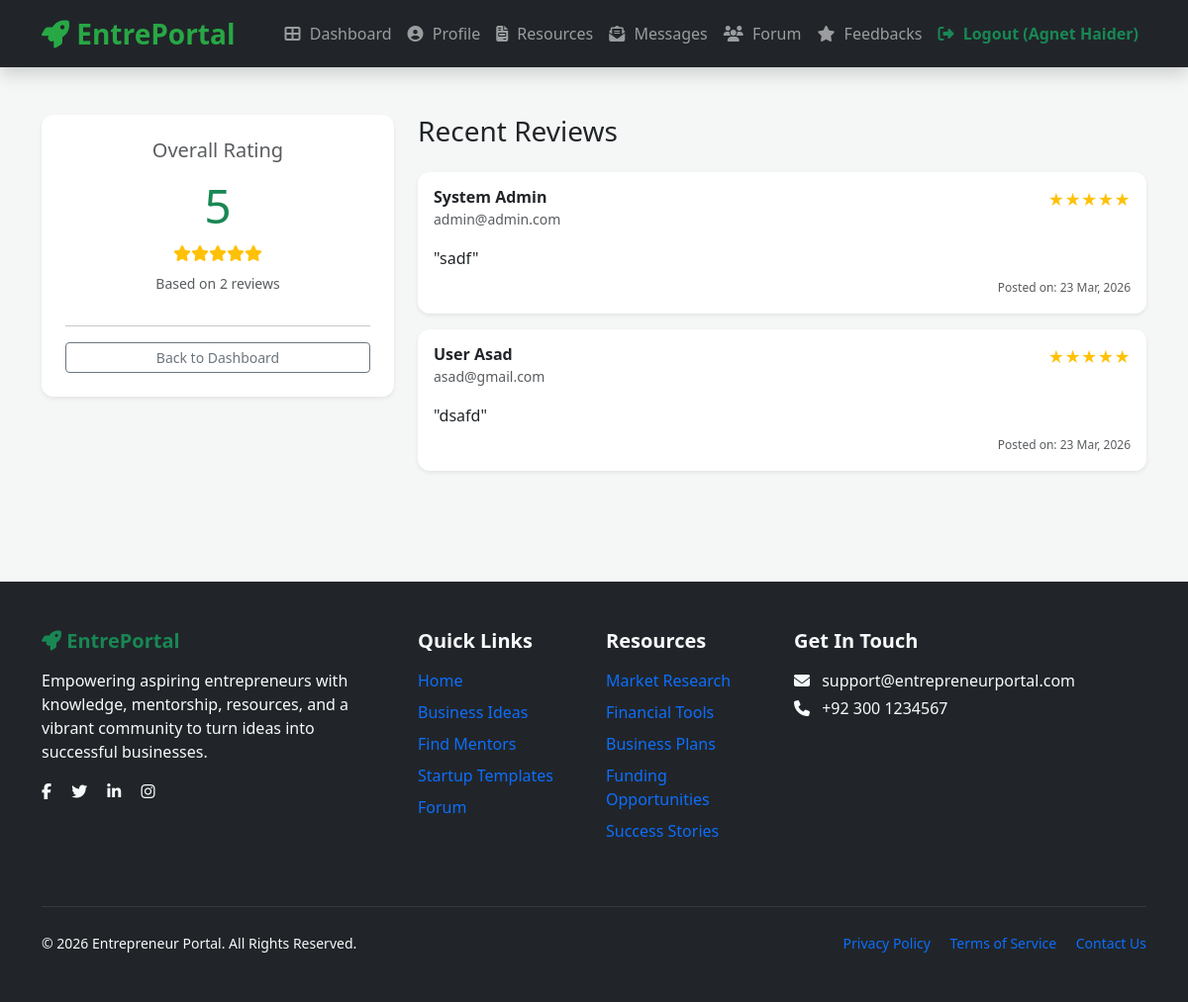
The app's page /agent/agent-feedback.php (signed in) with its own data.
### tables this page shows
CREATE TABLE `feedback` (
  `id` int(11) NOT NULL,
  `user_id` int(11) DEFAULT NULL,
  `agent_id` int(11) DEFAULT NULL,
  `message` text DEFAULT NULL,
  `rating` int(11) DEFAULT NULL,
  `created_at` timestamp NOT NULL DEFAULT current_timestamp()
);

CREATE TABLE `users` (
  `id` int(11) NOT NULL,
  `full_name` varchar(100) NOT NULL,
  `email` varchar(100) NOT NULL,
  `password` varchar(255) NOT NULL,
  `phone` varchar(20) DEFAULT NULL,
  `bio` text DEFAULT NULL,
  `location` varchar(100) DEFAULT NULL,
  `role` enum('user','agent','admin') NOT NULL DEFAULT 'user',
  `status` enum('pending','approved','rejected') NOT NULL DEFAULT 'pending',
  `created_at` timestamp NOT NULL DEFAULT current_timestamp()
);

### agent/agent-feedback.php (the view, shortened to what this page needs)
<?php
include 'config.php';
$agent_user_id = $_SESSION['user_id'];
$stats_query = mysqli_query($conn, "SELECT id FROM agents WHERE user_id = $agent_user_id");
$agent_data = mysqli_fetch_assoc($stats_query);
$agent_id = $agent_data['id'];
$avg_query = mysqli_query($conn, "SELECT AVG(rating) as average, COUNT(id) as total FROM feedback WHERE agent_id = $agent_id");
$stats = mysqli_fetch_assoc($avg_query);
$avg_rating = round($stats['average'], 1);
$total_reviews = $stats['total'];
$feedback_sql = "SELECT f.*, u.full_name, u.email
                 FROM feedback f
                 JOIN users u ON f.user_id = u.id
                 WHERE f.agent_id = $agent_id
                 ORDER BY f.created_at DESC";
$feedback_result = mysqli_query($conn, $feedback_sql);
?>
<!DOCTYPE html>
<html lang="en">
<head>
    <link href="https://cdn.jsdelivr.net/npm/bootstrap@5.3.3/dist/css/bootstrap.min.css" rel="stylesheet">
    <link href="https://cdnjs.cloudflare.com/ajax/libs/font-awesome/6.5.1/css/all.min.css" rel="stylesheet">
</head>
<body>
<?php include 'navbar.php'; ?>
<div class="container py-5">
    <div class="row">
        <div class="col-lg-4 mb-4">
            <div class="card shadow-sm text-center p-4 feedback-card bg-white">
                <h5 class="text-muted">Overall Rating</h5>
                <div class="rating-num"><?= $avg_rating ?: '0.0' ?></div>
                <div class="mb-2">
                    <?php
                    for($i=1; $i<=5; $i++) {
                        echo ($i <= $avg_rating) ? '<i class="fas fa-star star-active"></i>' : '<i class="fas fa-star star-inactive"></i>';
                    }
                    ?>
                </div>
                <p class="text-muted small">Based on <?= $total_reviews ?> reviews</p>
                <hr>
                <a href="dashboard-agent.php" class="btn btn-outline-secondary btn-sm">Back to Dashboard</a>
            </div>
        </div>
        <div class="col-lg-8">
            <h3 class="mb-4">Recent Reviews</h3>
            <?php if (mysqli_num_rows($feedback_result) > 0): ?>
                <?php while($row = mysqli_fetch_assoc($feedback_result)): ?>
                    <div class="card shadow-sm mb-3 feedback-card">
                        <div class="card-body">
                            <div class="d-flex justify-content-between align-items-start">
                                <div>
                                    <h6 class="mb-0 fw-bold"><?= htmlspecialchars($row['full_name']) ?></h6>
                                    <small class="text-muted"><?= $row['email'] ?></small>
                                </div>
                                <div class="text-warning">
                                    <?php for($i=1; $i<=5; $i++) echo ($i <= $row['rating']) ? '★' : '☆'; ?>
                                </div>
                            </div>
                            <p class="mt-3 mb-1 text-dark italic">"<?= nl2br(htmlspecialchars($row['message'])) ?>"</p>
                            <div class="text-end">
                                <small class="text-muted" style="font-size: 0.75rem;">
                                    Posted on: <?= date('d M, Y', strtotime($row['created_at'])) ?>
                                </small>
                            </div>
                        </div>
                    </div>
                <?php endwhile; ?>
            <?php endif; ?>
        </div>
    </div>
</div>
<?php include 'footer.php'; ?>
</body>
</html>

### agent/agent-feedback.php (style rules this page uses)
body { background: #f4f7f6; }
.rating-num { font-size: 3rem; fw-bold; color: #198754; }
.star-active { color: #ffc107; }
.feedback-card { border: none; border-radius: 12px; }

### agent/navbar.php (style rules this page uses)
:root { --primary: #28a745; --dark: #212529; }

### records on screen
feedback: user.full_name "System Admin", user.email "admin@admin.com", message "sadf", created_at "23 Mar, 2026"
feedback: user.full_name "User Asad", user.email "asad@gmail.com", message "dsafd", created_at "23 Mar, 2026"

### other values on screen
$_SESSION['full_name'] "Agnet Haider"
$avg_rating ?: '0.0' "5"
$total_reviews "2"
